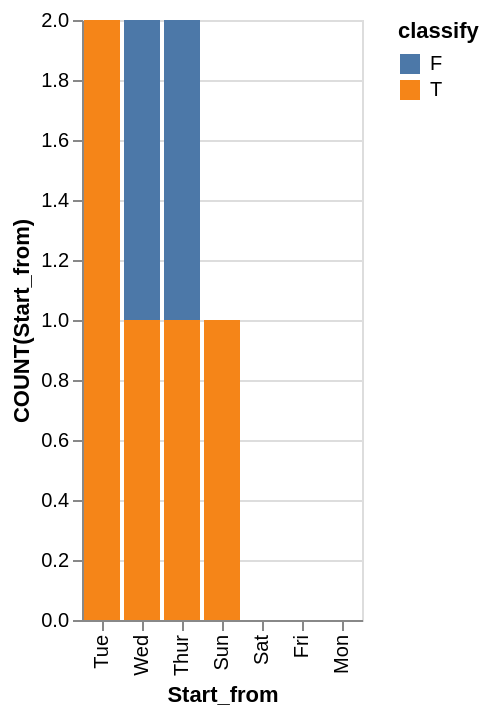

Vega-Lite specification for this chart:
### Vega-Lite specification from a JSON file in a GitHub repository (floating-point values rounded to 4 significant figures)
{"data": {"values": [{"x_data": "Tue", "y_data": 0, "classify": "F"}, {"x_data": "Wed", "y_data": 1, "classify": "F"}, {"x_data": "Thur", "y_data": 1, "classify": "F"}, {"x_data": "Sun", "y_data": 0, "classify": "F"}, {"x_data": "Sat", "y_data": 0, "classify": "F"}, {"x_data": "Fri", "y_data": 0, "classify": "F"}, {"x_data": "Mon", "y_data": 0, "classify": "F"}, {"x_data": "Tue", "y_data": 2, "classify": "T"}, {"x_data": "Wed", "y_data": 1, "classify": "T"}, {"x_data": "Thur", "y_data": 1, "classify": "T"}, {"x_data": "Sun", "y_data": 1, "classify": "T"}, {"x_data": "Sat", "y_data": 0, "classify": "T"}, {"x_data": "Fri", "y_data": 0, "classify": "T"}, {"x_data": "Mon", "y_data": 0, "classify": "T"}]}, "mark": "bar", "encoding": {"x": {"field": "x_data", "type": "nominal", "title": "Start_from", "sort": {"op": "sum", "field": "y_data", "order": "descending"}}, "y": {"field": "y_data", "type": "quantitative", "title": "COUNT(Start_from)"}, "color": {"field": "classify"}}}
